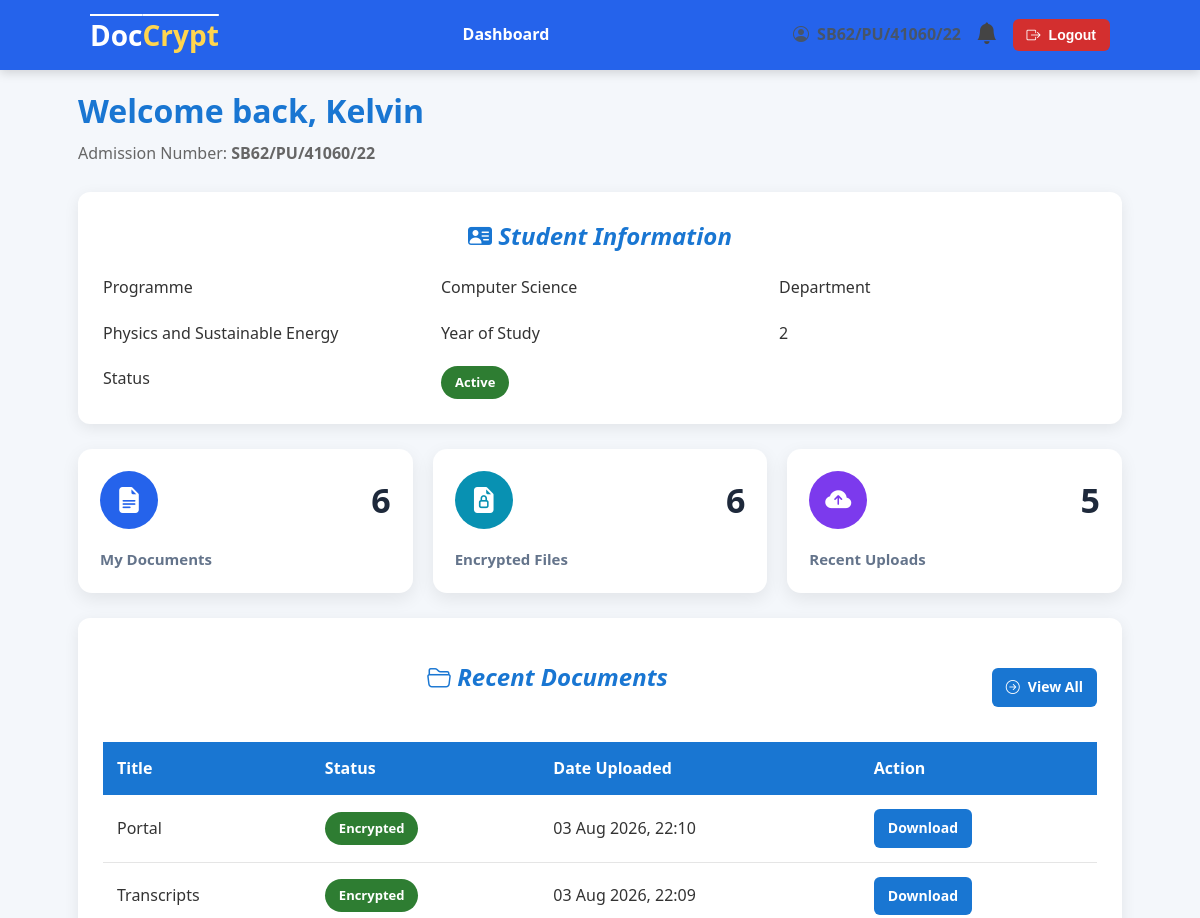
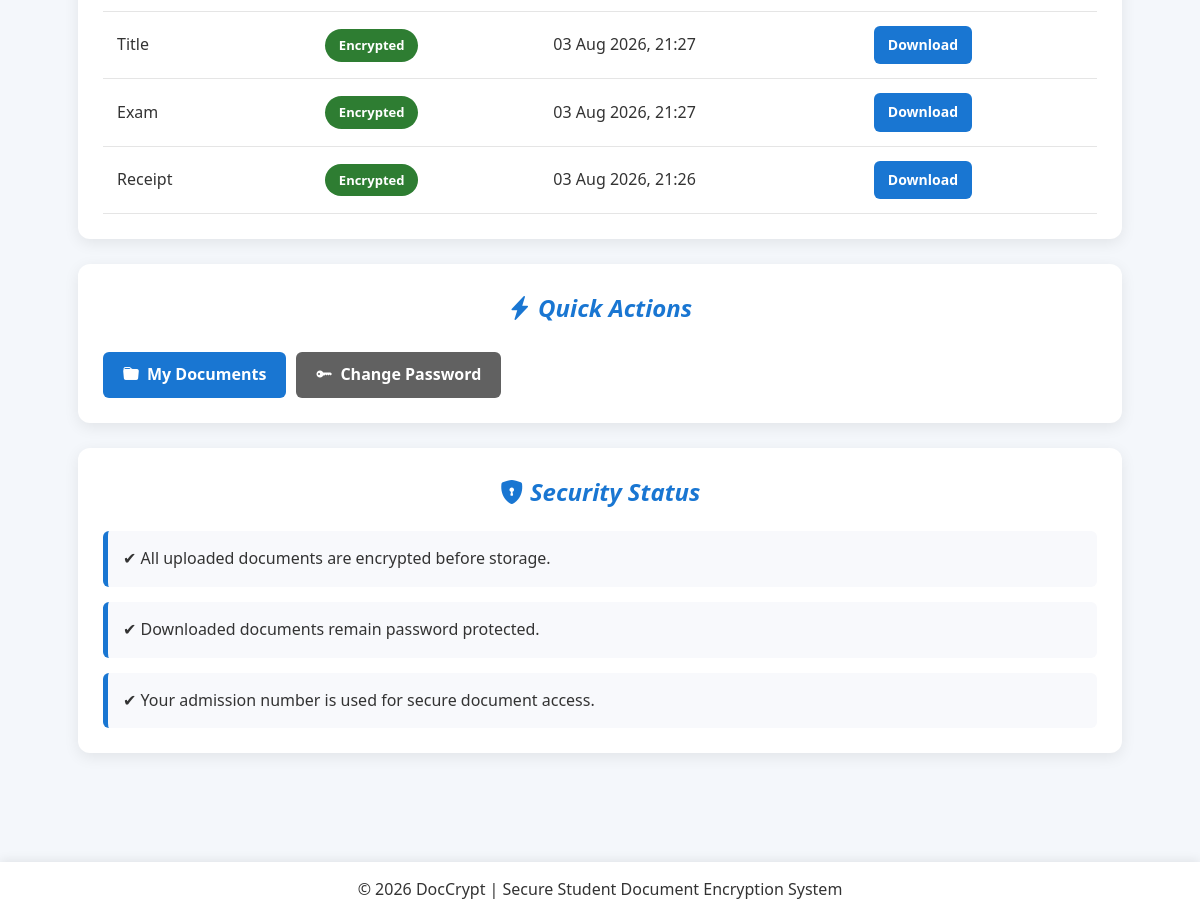
/dashboard/ (signed in), run on the app's committed database (2 pictures, top to bottom).
### student/models.py (models this page shows, shortened)
class Student(models.Model):
    class Status(models.TextChoices):
        ACTIVE = "ACTIVE", "Active"
        DEFERRED = "DEFERRED", "Deferred"
        GRADUATED = "GRADUATED", "Graduated"
        DEACTIVATED = "DEACTIVATED", "Deactivated"
    class Year(models.IntegerChoices):
        YEAR_1 = 1 ,"Year 1"
        YEAR_2 = 2, "Year 2"
        YEAR_3 = 3, "Year 3"
        YEAR_4 = 4, "Year 4"
    user = models.OneToOneField(CustomUser,on_delete=models.CASCADE,related_name="student")
    admission_number = models.CharField(max_length=25,unique=True)
    first_name = models.CharField(max_length=50)
    last_name = models.CharField(max_length=50)
    phone_number = models.CharField(max_length=15,blank=True)
    programme = models.CharField(max_length=50)
    department = models.CharField(max_length=50)
    year_of_study = models.IntegerField(choices=Year.choices, default=Year.YEAR_1)
    status = models.CharField(max_length=25,choices=Status.choices, default=Status.ACTIVE)
    created_at = models.DateTimeField(auto_now_add=True)
    class Meta:
        ordering = ["admission_number"]
        verbose_name = "Student"
        verbose_name_plural = "Students"

### documents/models.py (models this page shows, shortened)
class Document(models.Model):
    class Status(models.TextChoices):
        PENDING = "PENDING", "Pending"
        ENCRYPTED = "ENCRYPTED", "Encrypted"
    student = models.ForeignKey(Student, on_delete=models.CASCADE, related_name="documents")
    uploaded_by = models.ForeignKey(CustomUser, on_delete=models.SET_NULL, null=True, related_name="uploaded_documents")
    title = models.CharField( max_length=255)
    original_filename = models.CharField(max_length=255, blank=True)
    original_file = models.FileField(max_length=255, blank=True, upload_to="documents/original/")
    encrypted_file = models.FileField(upload_to="documents/encrypted/", null=True, blank=True)
    encrypted_key = models.BinaryField(null=True, blank=True)
    status = models.CharField(max_length=30, choices=Status.choices, default=Status.PENDING, db_index=True)
    uploaded_at = models.DateTimeField(auto_now_add=True)
    encrypted_at = models.DateTimeField(null=True, blank=True)
    class Meta:
        ordering = ["-uploaded_at"]
        verbose_name = "Document"
        verbose_name_plural = "Documents"

### users/views.py (the view, shortened to what this page needs)
# urls.py: path("dashboard/", views.dashboard, name="dashboard"),
@login_required
def dashboard(request):
    if request.user.is_student:
        student =request.user.student
        documents = (Document.objects.filter(student=student).order_by("-uploaded_at"))
        encrypted_documents = documents.filter(status=Document.Status.ENCRYPTED)
        context = {
            "student": student,
            "documents": documents[:5],
            "document_count": documents.count(),
            "encrypted_count": encrypted_documents.count(),
        }
        return render(request, "users/student_dashboard.html", context)
    return redirect("login")

### notifications/context_processors.py (called while the page is built)
def notifications(request):
    if request.user.is_authenticated:
        notifications = Notification.objects.filter(
            recipient=request.user,
            is_read=False,
        ).order_by("-created_at")[:5]
        return {
            'notifications': notifications,
            "notification_count": notifications.count(),
        }
    return {
        "notifications": [],
        "notification_count":0,
    }

### users/models.py (called while the page is built)
    @property
    def is_student(self):
        return self.role == self.Role.STUDENT

    @property
    def is_admin(self):
        return self.role == self.Role.ADMIN or self.is_superuser

### users/templates/users/student_dashboard.html (shortened to what this page needs)
{% extends "users/base.html" %}
{% block content %}
<div class="page-header">
    <div>
        <h1>Welcome back, {{ student.first_name }}</h1>
        <p>
            Admission Number:
            <strong>{{ student.admission_number }}</strong>
        </p>
    </div>
</div>
<div class="card">
    <h2 class="card-title">
        <i class="bi bi-person-vcard-fill"></i>
        Student Information
    </h2>
    <div class="info-grid">
        <div class="info-label">Programme</div>
        <div> {{ student.programme }}</div>
        <div class="info-label">Department</div>
        <div> {{ student.department }} </div>
        <div class="info-label">Year of Study</div>
        <div> {{ student.year_of_study }} </div>
        <div class="info-label">Status</div>
        <div>
            {% if student.status == "ACTIVE" %}
                <span class="badge badge-success">
                    {{ student.get_status_display }}
                </span>
            {% elif student.status == "DEFERRED" %}
                <span class="badge badge-warning">
                    {{ student.get_status_display }}
                </span>
            {% else %}
                <span class="badge badge-secondary">
                    {{ student.get_status_display }}
                </span>
            {% endif %}
        </div>
    </div>
</div>
<div class="dashboard-grid">
    <div class="dashboard-card">
        <div class="dashboard-card-header">
            <div class="dashboard-icon student-document-icon">
                <i class="bi bi-file-earmark-text-fill"></i>
            </div>
            <h1>{{ document_count }}</h1>
        </div>
        <p class="dashboard-label">
            My Documents
        </p>
    </div>
    <div class="dashboard-card">
        <div class="dashboard-card-header">
            <div class="dashboard-icon encrypted-icon">
                <i class="bi bi-file-earmark-lock-fill"></i>
            </div>
            <h1>{{ encrypted_count }}</h1>
        </div>
        <p class="dashboard-label">
            Encrypted Files
        </p>
    </div>
    <div class="dashboard-card">
        <div class="dashboard-card-header">
            <div class="dashboard-icon upload-icon">
                <i class="bi bi-cloud-arrow-up-fill"></i>
            </div>
            <h1>{{ documents|length }}</h1>
        </div>
        <p class="dashboard-label">
            Recent Uploads
        </p>
    </div>
</div>
<div class="card">
    <div class="page-header">
        <h2 class="card-title">
            <i class="bi bi-folder2-open"></i>
            Recent Documents
        </h2>
        <a href="{% url 'my_documents' %}" class="btn btn-primary btn-small"><i class="bi bi-arrow-right-circle"></i>
        View All</a>
    </div>
    <div class="table-responsive">
        <table>
            <thead>
                <tr>
                    <th>Title</th>
                    <th>Status</th>
                    <th>Date Uploaded</th>
                    <th>Action</th>
                </tr>
            </thead>
            <tbody>
            {% for document in documents %}
                <tr>
                    <td> {{ document.title }} </td>
                    <td>
                        {% if document.status == "ENCRYPTED" %}
                            <span class="badge badge-success">
                                {{ document.get_status_display }}
                            </span>
                        {% else %}
                            <span class="badge badge-warning">
                                {{ document.get_status_display }}
                            </span>
                        {% endif %}
                    </td>
                    <td>
                        {{ document.uploaded_at|date:"d M Y, H:i" }}
                    </td>
                    <td>
                        <a
                            href="{% url 'download_document' document.id %}"
                            class="btn btn-primary btn-small">
                            Download
                        </a>
                    </td>
                </tr>
            {% empty %}
                <tr>
                    <td colspan="4" style="text-align:center;">No documents available.</td>
                </tr>
            {% endfor %}
            </tbody>
        </table>
    </div>
</div>
<div class="card">
    <h2 class="card-title">
        <i class="bi bi-lightning-charge-fill"></i>
        Quick Actions
    </h2>
    <div class="card-actions">
       <a href="{% url 'my_documents' %}" class="btn btn-primary">
            <i class="bi bi-folder-fill"></i>
            My Documents
        </a>
        <a href="{% url 'change_password' %}" class="btn btn-secondary">
            <i class="bi bi-key-fill"></i>
            Change Password
</a>
    </div>
</div>
<div class="card">
    <h2 class="card-title">
        <i class="bi bi-shield-lock-fill"></i>
        Security Status
    </h2>
    <div class="security-list">
        <div class="security-item">
            ✔ All uploaded documents are encrypted before storage.
        </div>
        <div class="security-item">
            ✔ Downloaded documents remain password protected.
        </div>
        <div class="security-item">
            ✔ Your admission number is used for secure document access.
        </div>
    </div>
</div>
{% endblock %}

### static/css/style.css (style rules this page uses)
* { margin:0; padding:0; box-sizing:border-box; }
html { scroll-behavior: smooth; }
body { font-family:"Segoe UI",Tahoma,Geneva,Verdana,sans-serif; background:#f4f7fb; color:#333; line-height:1.6; padding-bottom: 70px; }
h2 { text-align: center; font-style: oblique; color: rgb(109, 166, 216); }
.page-header { display:grid; grid-template-columns: 1fr auto; align-items:center; margin-bottom:25px; margin-top: 15px; }
.page-header h1 { color:#1976d2; margin-bottom:5px; }
.page-header p { color:#666; }
.card { background:white; border-radius:12px; padding:25px; margin-bottom:25px; box-shadow:0 4px 15px rgba(0,0,0,.08); }
.card-title { margin-bottom:20px; color:#1976d2; }
.card-actions { margin-top:25px; display:flex; gap:10px; flex-wrap:wrap; }
.btn { display:inline-flex; align-items:center; justify-content:center; gap:8px; padding:10px 20px; border:none; border-radius:6px; cursor:pointer; text-decoration:none; font-weight:600; transition:.3s; }
.btn-primary { background:#1976d2; color:white; width: fit-content; }
.btn-secondary { background:#616161; color:white; }
.btn-small { padding:8px 14px; font-size:14px; }
.table-responsive { overflow-x:auto; }
table { width:100%; border-collapse:collapse; }
th { background:#1976d2; color:white; padding:14px; text-align:left; }
td { padding:14px; border-bottom:1px solid #e5e5e5; text-align: left; }
table tbody tr { transition: .2s; }
.badge { display:inline-block; padding:6px 14px; border-radius:30px; color:white; font-size:13px; font-weight:600; }
.badge-success { background:#2e7d32; }
.info-grid { display:grid; grid-template-columns:repeat(auto-fit,minmax(250px,1fr)); gap:20px; }
.dashboard-grid { display:grid; grid-template-columns:repeat(auto-fit,minmax(220px,1fr)); gap:20px; margin-bottom:25px; }
.dashboard-card { background:#fff; border-radius:14px; padding:22px; box-shadow:0 6px 18px rgba(0,0,0,.08); transition:.25s ease; }
.dashboard-card-header { display:flex; justify-content:space-between; align-items:center; margin-bottom:18px; }
.dashboard-card-header h1 { margin:0; font-size:34px; color:#1e293b; }
.dashboard-label { margin:0; color:#64748b; font-size:15px; font-weight:600; }
.dashboard-icon { width:58px; height:58px; border-radius:50%; display:flex; justify-content:center; align-items:center; font-size:26px; color:white; }
.student-document-icon { background:#2563eb; }
.encrypted-icon { background:#0891b2; }
.upload-icon { background:#7c3aed; }
.security-list { display:flex; flex-direction:column; gap:15px; }
.security-item { background:#f8f9fc; border-left:5px solid #1976d2; padding:15px; border-radius:6px; font-weight:500; }

### data on the page
Student: first_name "Kelvin", admission_number "SB62/PU/41060/22", programme "Computer Science", department "Physics and Sustainable Energy", year_of_study "2", status "Active"
Document: title "Portal", status "Encrypted", uploaded_at "03 Aug 2026, 22:10"
Document: title "Transcripts", status "Encrypted", uploaded_at "03 Aug 2026, 22:09"
Document: title "Title", status "Encrypted", uploaded_at "03 Aug 2026, 21:27"
Document: title "Exam", status "Encrypted", uploaded_at "03 Aug 2026, 21:27"
Document: title "Receipt", status "Encrypted", uploaded_at "03 Aug 2026, 21:26"

### other printed values
{{ document_count }} "6"
{{ encrypted_count }} "6"
{{ documents|length }} "5"
